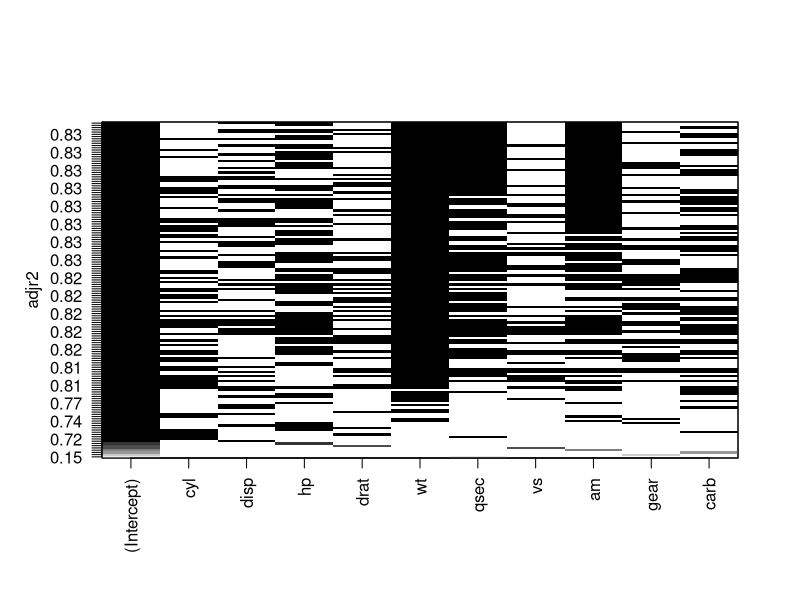

This chart was generated by the following R code:
## ---- chunk 1
  library(datasets)
  data(mtcars)
## ---- chunk 2
d = mtcars
#--transmission type
d$am = factor(d$am,
              levels=c(0,1),
              labels=c('auto', 'manual'))
## ---- chunk 3
library(leaps)
leaps=regsubsets(mpg ~ ., data=mtcars, nbest=20)
## ---- chunk 4
#--optimise adjusted-R2
plot(leaps, scale="adjr2")
## ---- chunk 5
model = lm(mpg ~ wt + qsec + am, data=d)
## ---- chunk 6
new.data = data.frame('wt'=c(2000/1000), 'qsec'=c(18), 'am'='auto')
result = predict(model, new.data, interval='prediction', level=0.95)
print (result)
